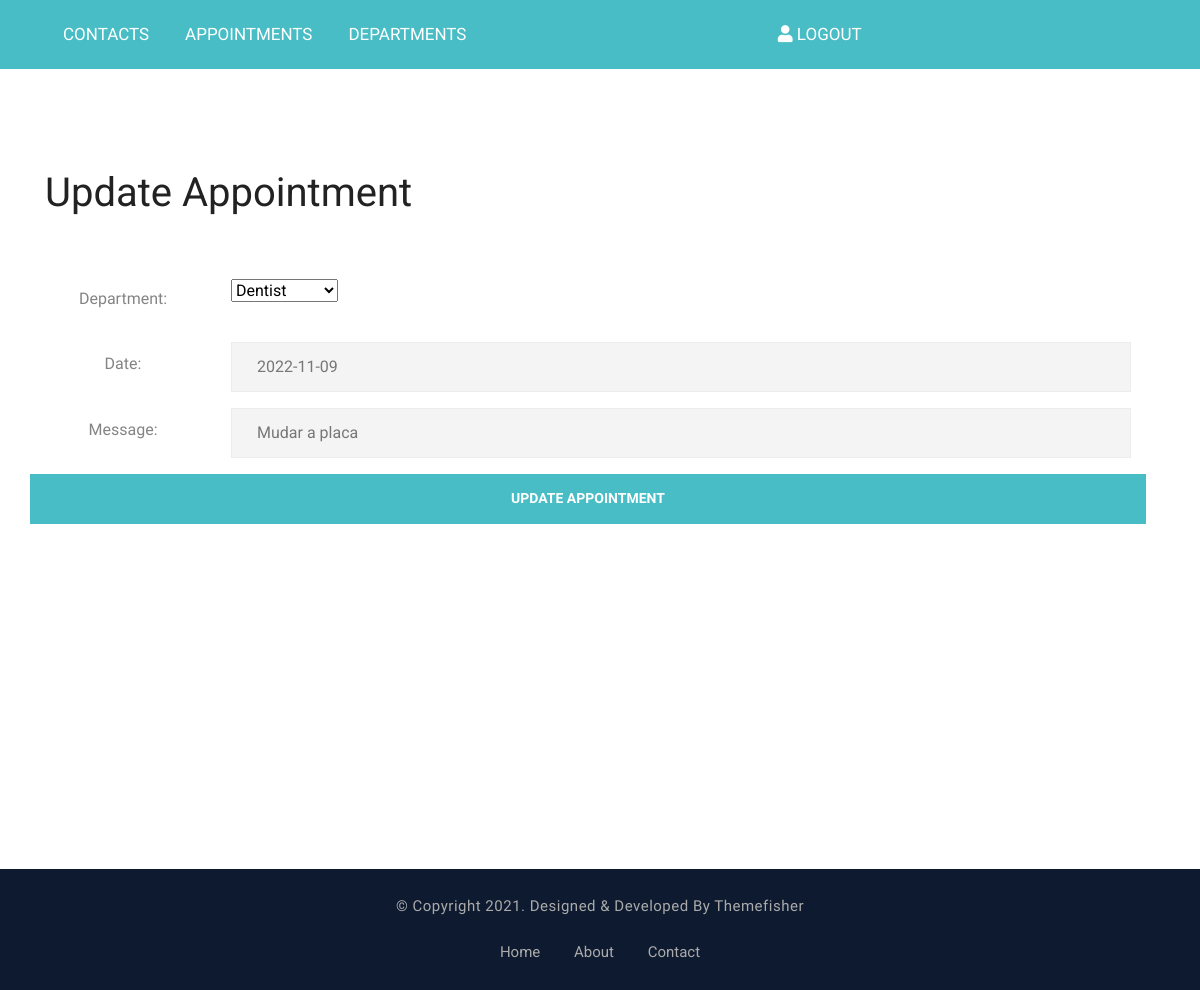
The app's page /appointments/update/2 (signed in) with its own data.
### app/models.py (models this page shows, shortened)
class Appointment(models.Model):
    id = models.AutoField(primary_key=True)
    patient = models.ForeignKey(Patient, on_delete=models.CASCADE)
    department = models.ForeignKey(Department, on_delete=models.CASCADE)
    date = models.DateField()
    message = models.CharField(max_length=200)

### app/views.py (the view)
# urls.py: path('appointments/update/<int:id>', views.updateAppointments, name='appointments/update'),
def updateAppointments(request, id):
    if request.user.is_authenticated:
        data = {}
        appointment = Appointment.objects.get(id=id)
        if request.method == "POST":
            form = UpdateAppointmentForm(request.POST)
            if form.is_valid():
                appointment = Appointment.objects.filter(id=id)[0]
                appointment.department = form.cleaned_data['department']
                appointment.date = form.cleaned_data['date']
                appointment.message = form.cleaned_data['message']
                appointment.save()
                return redirect('appointments')
        else:
            form = prefillAppointmentForm(appointment)
            data['form'] = form
            return render(request, 'updateAppointments.html', data)
    else:
        return redirect('login')

### app/forms.py
class UpdateAppointmentForm(forms.Form):
    department = forms.ModelChoiceField(queryset=Department.objects.all())
    date = forms.DateField()
    message = forms.CharField(max_length=200)
    class Meta:
        model = Appointment
        fields = ('deparment', 'date', 'message')
        widgets = {
            'date': DateInput()
        }

### app/models.py (called while the page is built)
    def __str__(self):
        return str(self.name)

### app/views.py (called while the page is built)
def prefillAppointmentForm(appointment):
    form = UpdateAppointmentForm()
    form.fields['department'].initial = appointment.department.id
    form.fields['date'].initial = appointment.date
    form.fields['message'].initial = appointment.message
    return form

### app/templates/updateAppointments.html (shortened to what this page needs)
{% extends 'layout.html' %}
{% load static %}
{% block content %}
<section class="section style-three pb-0" style="min-height:100vh">
  <div class="container">
    <div class="row">
      <div class="col">
        <div class="contact-area style-two pl-0 pr-0 pr-lg-4">
          <div class="section-title">
            <h1><span>Update Appointment</span></h1>
          </div>
          <form class="default-form contact-form" action="#" method="post">
            <div>
                {% for field in form %}
                  <div class="row checkout__input">
                        <div class="col-md-2" >
                            <p class="form-group" style="text-align:center; margin-top: 8px">{{ field.label_tag }}</p>
                        </div>
                          <div class="col-md-10" style="margin-bottom:16px;">
                              <p style="margin-bottom:0px;"> {{ field }}</p>
                          </div>
                  </div>
                {% endfor %}
            </div>
            <div class="row form-group">
                <div class="container-login100-form-btn" style="height: 100px">
                    <button type="submit" class="btn-style-one">Update Appointment</button>
                </div>
            </div>
        </form>
        </div>
      </div>
    </div>
  </div>
</section>
{% endblock %}

### records on screen
Appointment: form "Dentist" "2022-11-09" "Mudar a placa"

### other values on screen
{{ field.label_tag }} "Department:" "Date:" "Message:"
